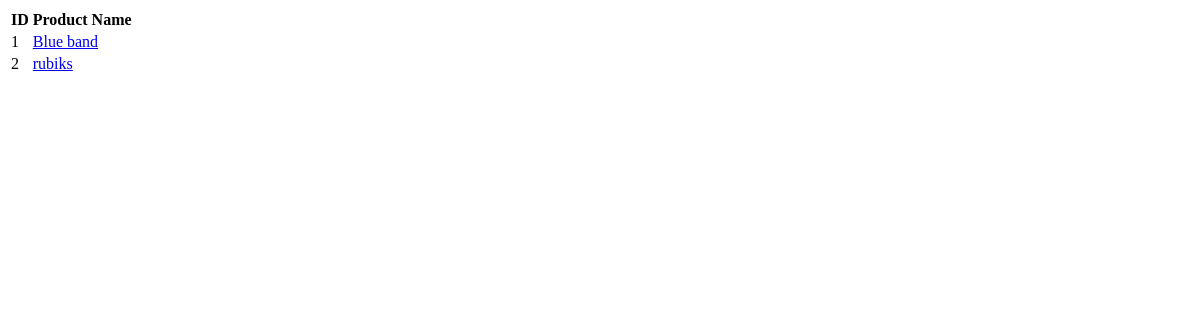
/product/all/, run on an earlier commit of the app's database.
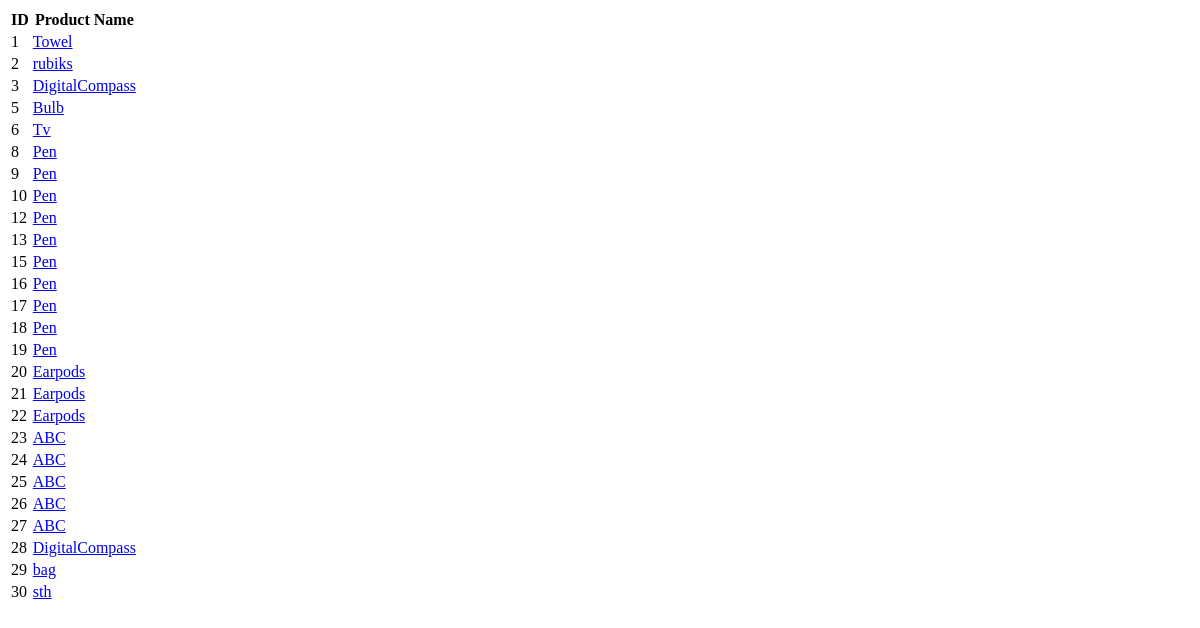
And on a later commit of the database.
### shop/models.py (models this page shows)
class Product(models.Model):
    name = models.CharField(max_length=20)
    description = models.TextField(blank= True)
    price = models.DecimalField(max_digits=10, decimal_places=2)
    def get_absolute_url(self):
        return reverse("shop:lookup", kwargs = { "my_id" : self.id })

### shop/views.py (the view)
# urls.py: path("all/", products_display)#GET
def products_display(request):
    dataset  = Product.objects.all()
    context = {
        "products": dataset
    }
    return render(request, 'product/allprod.html', context)

### shop/templates/product/allprod.html (shortened to what this page needs)
<!DOCTYPE html>
<html lang="en">
  <head>
  </head>
  <table>
    <thead>
      <tr>
        <th>ID</th>
        <th>Product Name</th>
      </tr>
    </thead>
    <tbody>
      {% for product in products %}
      <tr>
        <td>{{ product.id }}</td>
        <td>
          <a href="{{ product.get_absolute_url }}"> {{ product.name }} </a>
        </td>
      </tr>
      {% endfor %}
    </tbody>
  </table>
</html>

What changed in the data, as far as the page shows it:
changed Product id 1: name "Blue band" → "Towel"
added Product: id "3", name "DigitalCompass"
added Product: id "5", name "Bulb"
added Product: id "6", name "Tv"
added Product: id "8", name "Pen"
added Product: id "9", name "Pen"
added Product: id "10", name "Pen"
added Product: id "12", name "Pen"
added Product: id "13", name "Pen"
added Product: id "15", name "Pen"
added Product: id "16", name "Pen"
added Product: id "17", name "Pen"
added Product: id "18", name "Pen"
added Product: id "19", name "Pen"
added Product: id "20", name "Earpods"
added Product: id "21", name "Earpods"
added Product: id "22", name "Earpods"
added Product: id "23", name "ABC"
added Product: id "24", name "ABC"
added Product: id "25", name "ABC"
added Product: id "26", name "ABC"
added Product: id "27", name "ABC"
added Product: id "28", name "DigitalCompass"
added Product: id "29", name "bag"
added Product: id "30", name "sth"
